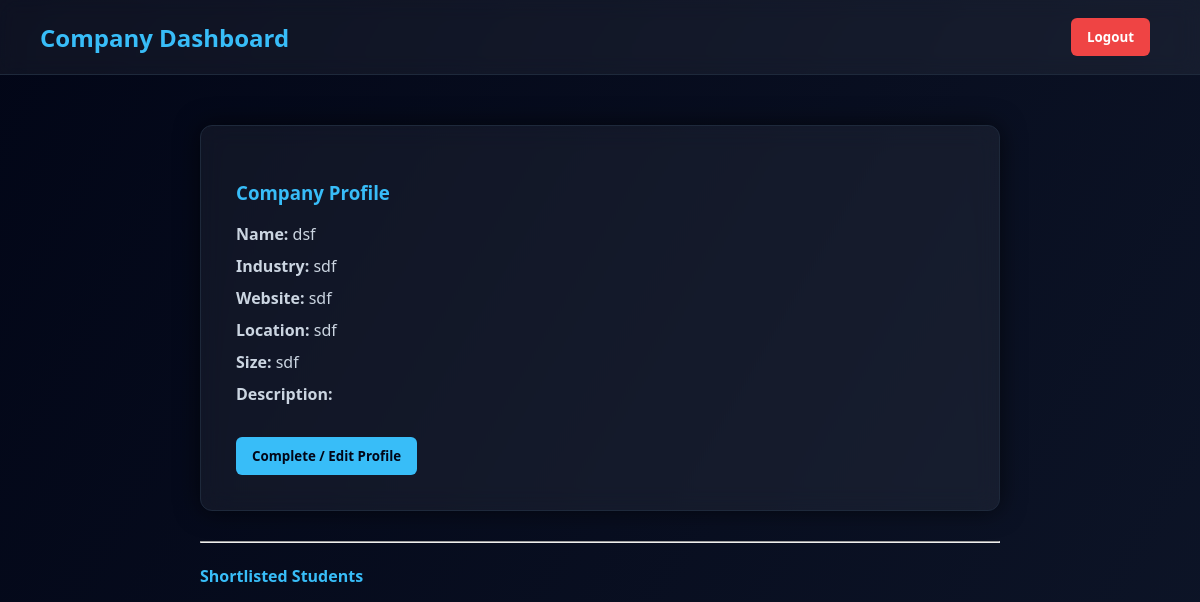
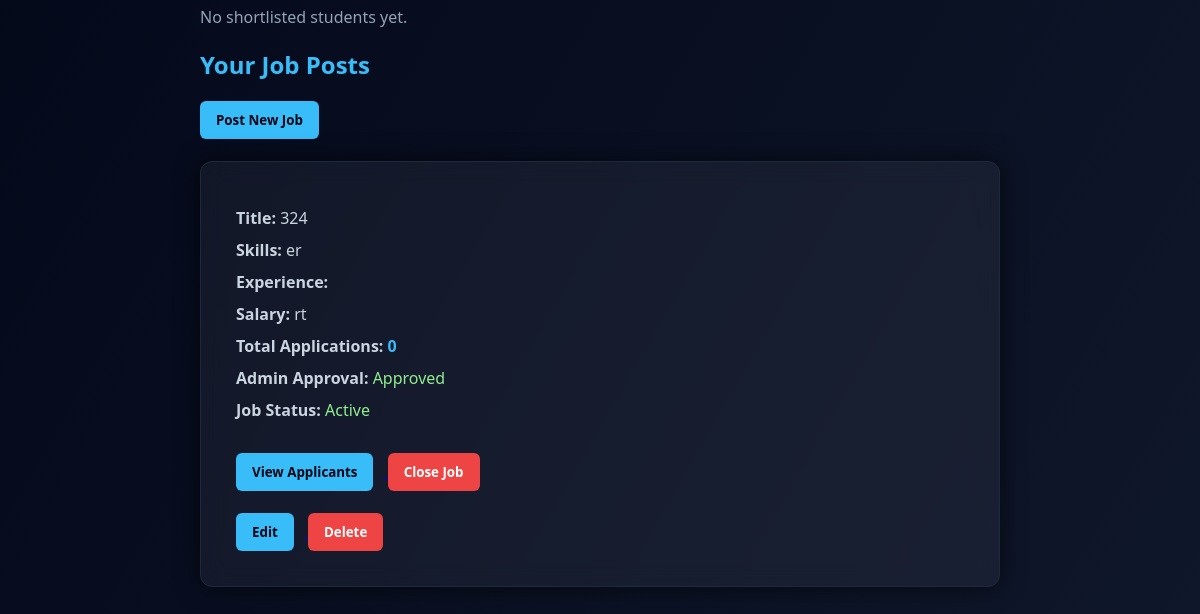
Before: /company_dashboard (signed in) with the older database file (2 pictures, top to bottom).
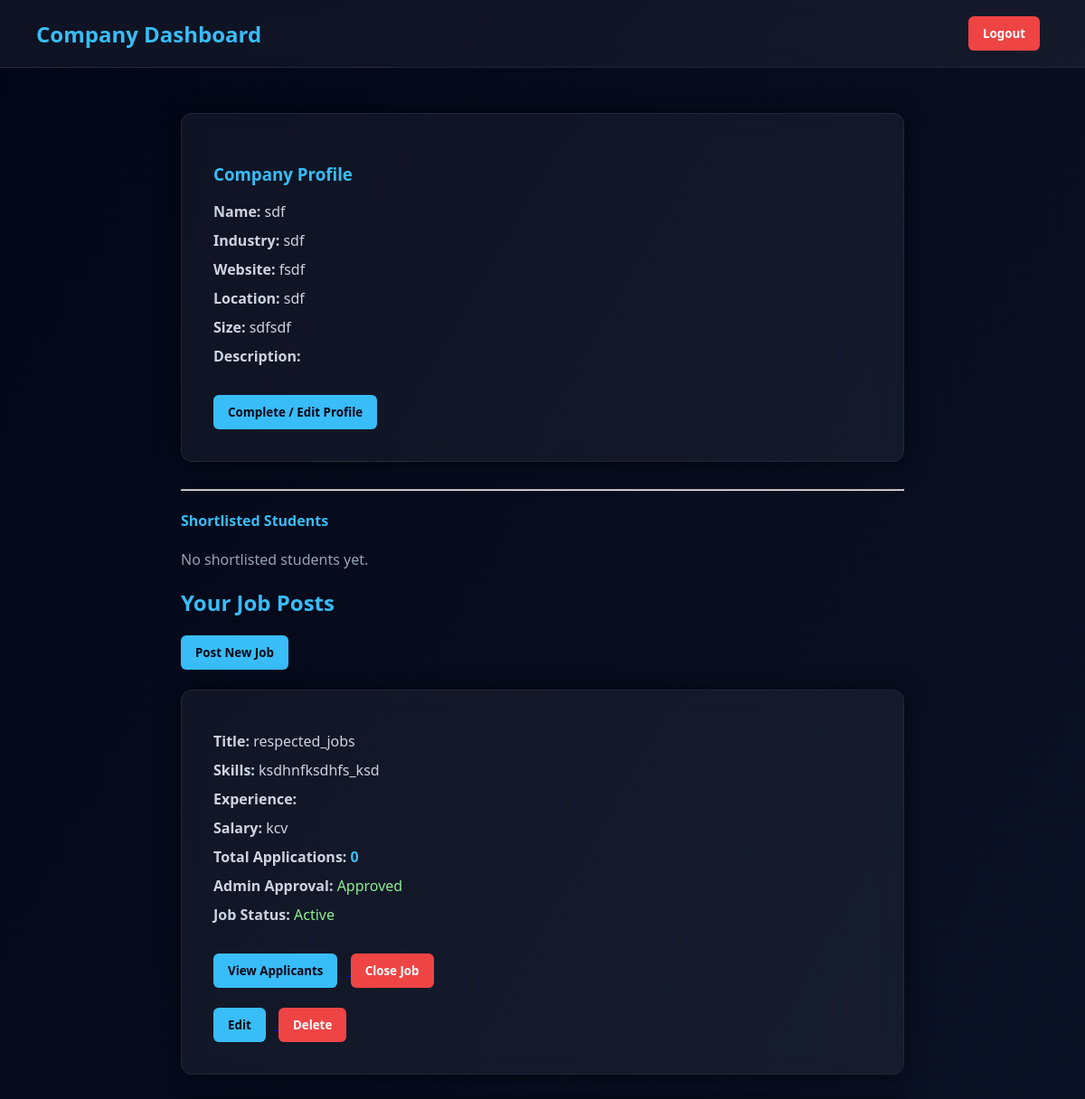
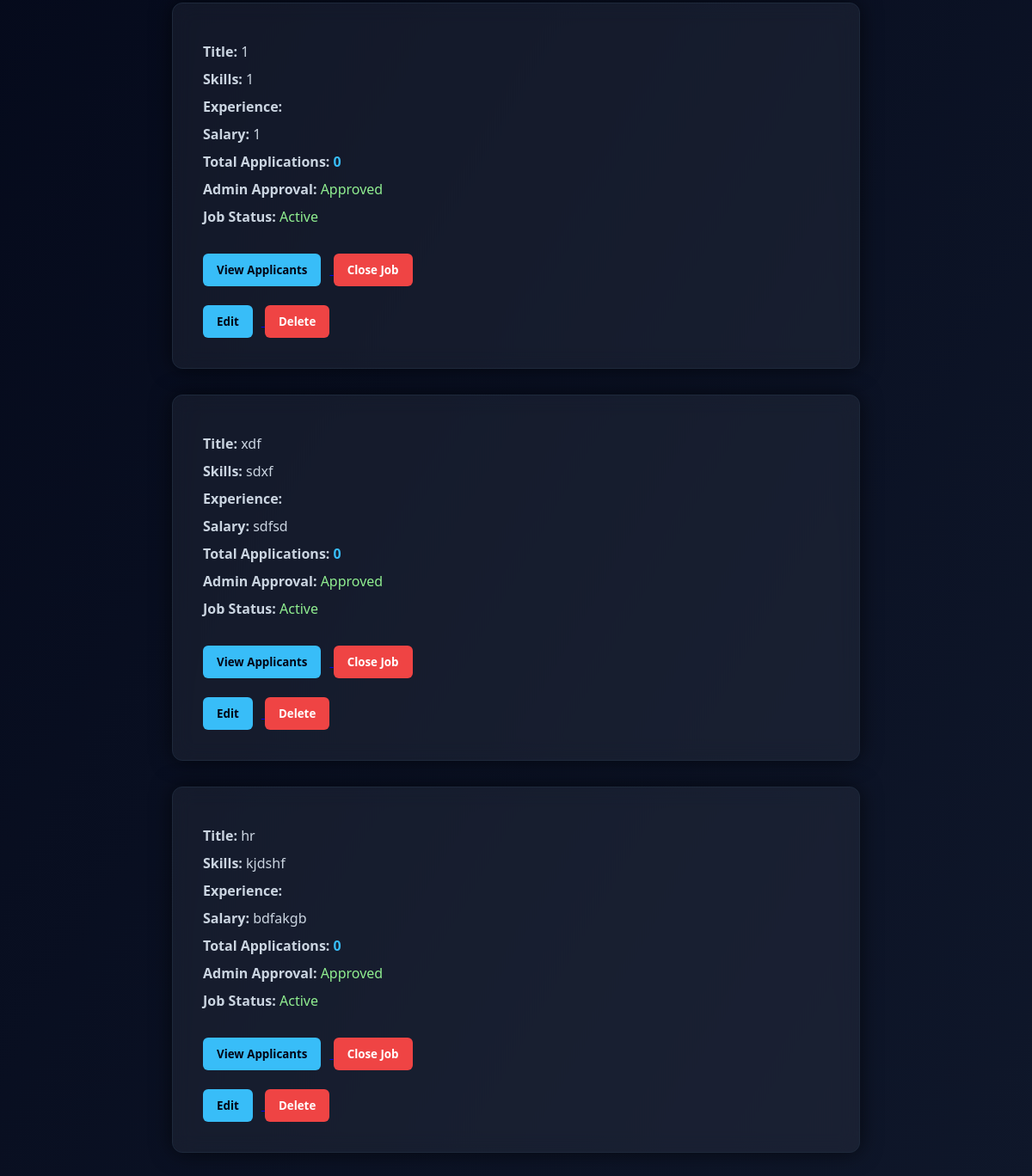
After: the same page with the newer database file (2 pictures, top to bottom).
### app.py (models this page shows)
class CompanyProfile(db.Model):
    __tablename__ = "company_profiles"
    id = db.Column(db.Integer, primary_key=True)
    user_id = db.Column(
        db.Integer,
        db.ForeignKey("users.id"),
        nullable=False
    )
    company_name = db.Column(db.String(150))
    industry = db.Column(db.String(100))
    website = db.Column(db.String(150))
    location = db.Column(db.String(100))
    company_size = db.Column(db.String(50))
    user = db.relationship("User", back_populates="company_profile")
    jobs = db.relationship(
        "Job",
        back_populates="company"
    )

class Job(db.Model):
    __tablename__ = "jobs"
    id = db.Column(db.Integer, primary_key=True)
    company_id = db.Column(
        db.Integer,
        db.ForeignKey("company_profiles.id")
    )
    title = db.Column(db.String(150))
    description = db.Column(db.Text)
    skills = db.Column(db.String(200))
    salary = db.Column(db.String(50))
    job_type = db.Column(db.String(50), default="Full-time")
    is_approved = db.Column(db.Boolean, default=False)
    posted_at = db.Column(db.DateTime, default=datetime.utcnow)
    company = db.relationship("CompanyProfile", back_populates="jobs")
    is_closed = db.Column(db.Boolean, default=False)
    applications = db.relationship(
        "Application",
        back_populates="job"
    )

### app.py (the view)
@app.route("/company_dashboard")
def company_dashboard():
    if "user_id" not in session:
        return redirect("/login")
    company = CompanyProfile.query.filter_by(
        user_id=session["user_id"]
    ).first()
    if not company:
        return redirect("/complete-company-profile")
    jobs = Job.query.filter_by(company_id=company.id).all()
    job_data = []
    all_shortlisted = []   # ⭐ NEW LIST
    for job in jobs:
        total_apps = Application.query.filter_by(job_id=job.id).count()
        shortlisted = Application.query.filter_by(
            job_id=job.id,
            status="Shortlisted"
        ).all()
        all_shortlisted.extend(shortlisted)  # ⭐ collect all
        job_data.append({
            "job": job,
            "total_apps": total_apps
        })
    return render_template(
        "company_dashboard.html",
        company=company,
        jobs=job_data,
        shortlisted=all_shortlisted   # ⭐ PASS GLOBAL LIST
    )

### templates/company_dashboard.html (shortened to what this page needs)
<!DOCTYPE html>
<html lang="en">
<head>
</head>
<body>
    <div class="navbar">
        <h2>Company Dashboard</h2>
        <a href="/logout">
            <button class="btn logout">Logout</button>
        </a>
    </div>
    <div class="container">
        <div class="card">
            <h3>Company Profile</h3>
            {% if company and company.company_name %}
            <p><b>Name:</b> {{ company.company_name }}</p>
            <p><b>Industry:</b> {{ company.industry }}</p>
            <p><b>Website:</b> {{ company.website }}</p>
            <p><b>Location:</b> {{ company.location }}</p>
            <p><b>Size:</b> {{ company.company_size }}</p>
            <p><b>Description:</b> {{ company.description }}</p>
            {% else %}
            <p class="incomplete">⚠ Profile Incomplete</p>
            {% endif %}
            <br>
            <a href="/complete-company-profile">
                <button class="btn complete">Complete / Edit Profile</button>
            </a>
        </div>
        <hr>
        <h4 style="color:#38bdf8;">Shortlisted Students</h4>
        {% if shortlisted %}
        {% for app in shortlisted %}
        <div class="card" style="background:#020617; border:1px solid #334155;">
            <p><b>Name:</b> {{ app.student.user.name }}</p>
            <p><b>Email:</b> {{ app.student.user.email }}</p>
            <a href="/toggle-status/{{ app.id }}/Applied">
                <button class="btn logout">Remove from Shortlist</button>
            </a>
            <a href="/company/student/{{ app.student_id }}">
                <button class="btn" style="background:#3b82f6; color:white;">
                    👁 View Details
                </button>
            </a>
        </div>
        {% endfor %}
        {% else %}
        <p style="color:#94a3b8;">No shortlisted students yet.</p>
        {% endif %}
        <h2 class="section-title">Your Job Posts</h2>
        <a href="/post-job">
            <button class="btn complete">Post New Job</button>
        </a>
        <br><br>
        {% if jobs %}
        {% for item in jobs %}
        {% set job = item.job %}
        <div class="card">
            <p><b>Title:</b> {{ job.title }}</p>
            <p><b>Skills:</b> {{ job.skills }}</p>
            <p><b>Experience:</b> {{ job.experience }}</p>
            <p><b>Salary:</b> {{ job.salary }}</p>
            <p>
                <b>Total Applications:</b>
                <span style="color:#38bdf8; font-weight:bold;">
                    {{ item.total_apps }}
                </span>
            </p>
            <p>
                <b>Admin Approval:</b>
                {% if job.is_approved == 0 %}
                <span style="color: orange;">Pending</span>
                {% else %}
                <span style="color: lightgreen;">Approved</span>
                {% endif %}
            </p>
            <p>
                <b>Job Status:</b>
                {% if job.is_closed %}
                <span style="color: red;">Closed</span>
                {% else %}
                <span style="color: lightgreen;">Active</span>
                {% endif %}
            </p>
            <br>
            <a href="/job-applications/{{ job.id }}">
                <button class="btn complete">View Applicants</button>
            </a>
            <a href="/toggle-job/{{ job.id }}">
                <button class="btn logout">
                    {% if job.is_closed %}
                    Activate Job
                    {% else %}
                    Close Job
                    {% endif %}
                </button>
            </a>
            <br><br>
            <a href="/edit-job/{{ job.id }}">
                <button class="btn complete">Edit</button>
            </a>
            <form action="/delete-job/{{ job.id }}" method="POST" style="display:inline;">
                <button class="btn logout">Delete</button>
            </form>
        </div>
        {% endfor %}
        {% else %}
        <p style="color:#94a3b8;">No jobs posted yet.</p>
        {% endif %}
    </div>
</body>
</html>

Changed rows visible on the page:
no longer on this page (row edited): Job: title "324", skills "er", salary "rt"
changed CompanyProfile "sdf": company_name "dsf" → "sdf"; website "sdf" → "fsdf"; company_size "sdf" → "sdfsdf"
added Job: title "respected_jobs", skills "ksdhnfksdhfs_ksd", salary "kcv"
added Job: title "1", skills "1", salary "1"
added Job: title "xdf", skills "sdxf", salary "sdfsd"
added Job: title "hr", skills "kjdshf", salary "bdfakgb"
Other visible differences:
new list line: "Title: Skills: Experience: Salary: Total Applications: 0 Admin Approval: Approved Job Status: Active View Applicants Close Job Edit Delete"
list line gone: "Title: Skills: Experience: Salary: Total Applications: 0 Admin Approval: Approved Job Status: Active View Applicants Close Job Edit Delete"
